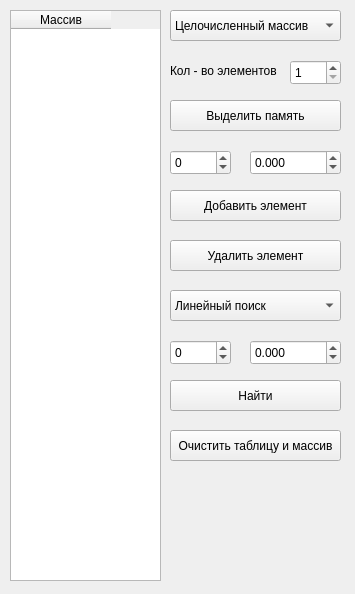
<?xml version="1.0" encoding="UTF-8"?>
<ui version="4.0">
 <class>MainWindow</class>
 <widget class="QMainWindow" name="MainWindow">
  <property name="geometry">
   <rect>
    <x>0</x>
    <y>0</y>
    <width>355</width>
    <height>594</height>
   </rect>
  </property>
  <property name="windowTitle">
   <string>MainWindow</string>
  </property>
  <widget class="QWidget" name="centralwidget">
   <widget class="QTableWidget" name="myTable">
    <property name="geometry">
     <rect>
      <x>10</x>
      <y>10</y>
      <width>151</width>
      <height>571</height>
     </rect>
    </property>
    <column>
     <property name="text">
      <string>Массив</string>
     </property>
    </column>
   </widget>
   <widget class="QComboBox" name="arrayTypeBox">
    <property name="geometry">
     <rect>
      <x>170</x>
      <y>10</y>
      <width>171</width>
      <height>31</height>
     </rect>
    </property>
    <item>
     <property name="text">
      <string>Целочисленный массив</string>
     </property>
    </item>
    <item>
     <property name="text">
      <string>Вешественный массив</string>
     </property>
    </item>
   </widget>
   <widget class="QSpinBox" name="spinBox">
    <property name="geometry">
     <rect>
      <x>170</x>
      <y>150</y>
      <width>61</width>
      <height>25</height>
     </rect>
    </property>
    <property name="minimum">
     <number>-100</number>
    </property>
    <property name="maximum">
     <number>100</number>
    </property>
   </widget>
   <widget class="QDoubleSpinBox" name="doubleSpinBox">
    <property name="geometry">
     <rect>
      <x>250</x>
      <y>150</y>
      <width>91</width>
      <height>25</height>
     </rect>
    </property>
    <property name="decimals">
     <number>3</number>
    </property>
    <property name="minimum">
     <double>-100.000000000000000</double>
    </property>
    <property name="maximum">
     <double>100.000000000000000</double>
    </property>
    <property name="singleStep">
     <double>0.001000000000000</double>
    </property>
   </widget>
   <widget class="QPushButton" name="addButton">
    <property name="geometry">
     <rect>
      <x>170</x>
      <y>190</y>
      <width>171</width>
      <height>31</height>
     </rect>
    </property>
    <property name="text">
     <string>Добавить элемент</string>
    </property>
   </widget>
   <widget class="QPushButton" name="delButton">
    <property name="geometry">
     <rect>
      <x>170</x>
      <y>240</y>
      <width>171</width>
      <height>31</height>
     </rect>
    </property>
    <property name="text">
     <string>Удалить элемент</string>
    </property>
   </widget>
   <widget class="QComboBox" name="searchTypeBox">
    <property name="geometry">
     <rect>
      <x>170</x>
      <y>290</y>
      <width>171</width>
      <height>31</height>
     </rect>
    </property>
    <item>
     <property name="text">
      <string>Линейный поиск</string>
     </property>
    </item>
    <item>
     <property name="text">
      <string>Бинарный поиск</string>
     </property>
    </item>
    <item>
     <property name="text">
      <string>Бинарный поиск первое и последнее</string>
     </property>
    </item>
    <item>
     <property name="text">
      <string>Бинарный поиск все</string>
     </property>
    </item>
   </widget>
   <widget class="QPushButton" name="searchButton">
    <property name="geometry">
     <rect>
      <x>170</x>
      <y>380</y>
      <width>171</width>
      <height>31</height>
     </rect>
    </property>
    <property name="text">
     <string>Найти</string>
    </property>
   </widget>
   <widget class="QPushButton" name="clearButton">
    <property name="geometry">
     <rect>
      <x>170</x>
      <y>430</y>
      <width>171</width>
      <height>31</height>
     </rect>
    </property>
    <property name="text">
     <string>Очистить таблицу и массив</string>
    </property>
   </widget>
   <widget class="QDoubleSpinBox" name="searchDoubleSpinBox">
    <property name="geometry">
     <rect>
      <x>250</x>
      <y>340</y>
      <width>91</width>
      <height>25</height>
     </rect>
    </property>
    <property name="decimals">
     <number>3</number>
    </property>
    <property name="minimum">
     <double>-100.000000000000000</double>
    </property>
    <property name="maximum">
     <double>100.000000000000000</double>
    </property>
    <property name="singleStep">
     <double>0.001000000000000</double>
    </property>
   </widget>
   <widget class="QSpinBox" name="searchSpinBox">
    <property name="geometry">
     <rect>
      <x>170</x>
      <y>340</y>
      <width>61</width>
      <height>25</height>
     </rect>
    </property>
    <property name="minimum">
     <number>-100</number>
    </property>
    <property name="maximum">
     <number>100</number>
    </property>
   </widget>
   <widget class="QPushButton" name="addButton_2">
    <property name="geometry">
     <rect>
      <x>170</x>
      <y>100</y>
      <width>171</width>
      <height>31</height>
     </rect>
    </property>
    <property name="text">
     <string>Выделить память</string>
    </property>
   </widget>
   <widget class="QLabel" name="label">
    <property name="geometry">
     <rect>
      <x>170</x>
      <y>60</y>
      <width>121</width>
      <height>21</height>
     </rect>
    </property>
    <property name="text">
     <string>Кол - во элементов</string>
    </property>
   </widget>
   <widget class="QSpinBox" name="sizeSpinBox">
    <property name="geometry">
     <rect>
      <x>290</x>
      <y>60</y>
      <width>51</width>
      <height>25</height>
     </rect>
    </property>
    <property name="minimum">
     <number>1</number>
    </property>
    <property name="maximum">
     <number>100</number>
    </property>
    <property name="value">
     <number>1</number>
    </property>
   </widget>
  </widget>
 </widget>
 <resources/>
 <connections/>
</ui>
